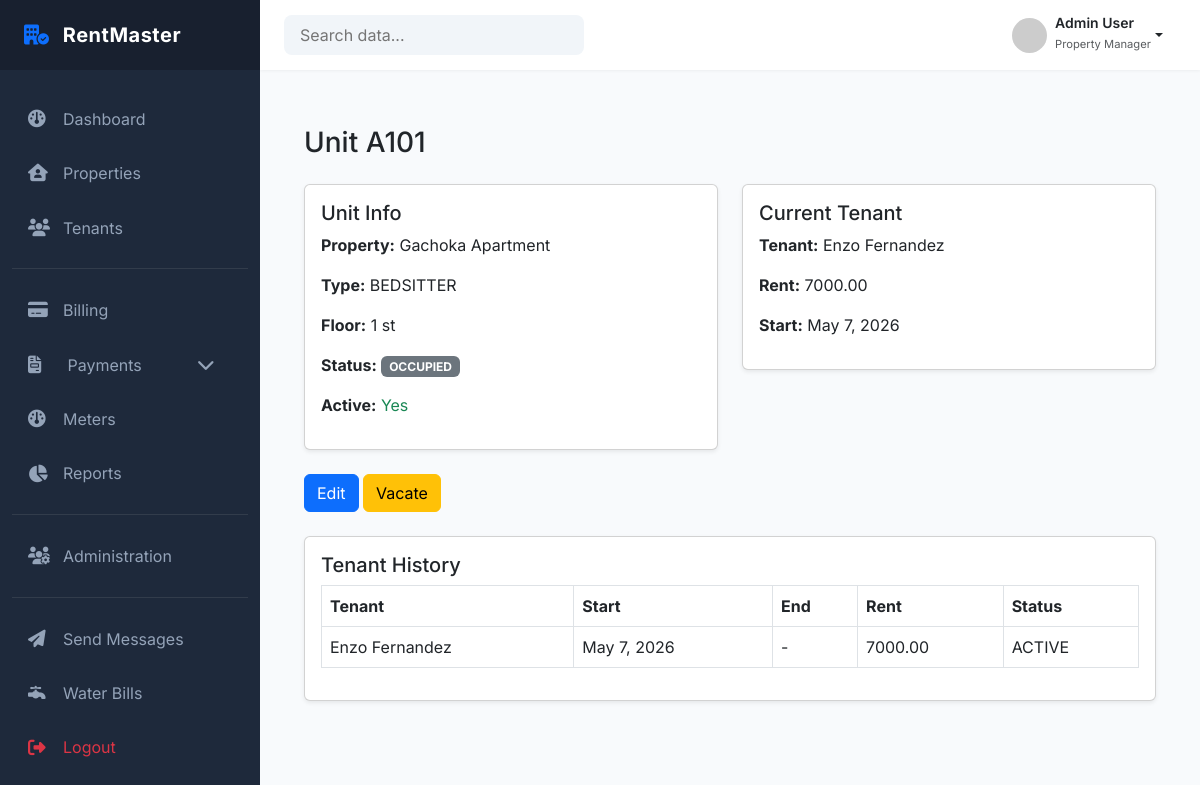
The app's page /properties/units/1/ (signed in) with its own data.
### properties/models.py (models this page shows, shortened)
class Unit(models.Model):
    property = models.ForeignKey(
        Property,
        on_delete=models.PROTECT,
        related_name="units"
    )
    unit_number = models.CharField(max_length=20)
    unit_type = models.CharField(
        max_length=50,
        choices=UnitType.choices
    )
    status = models.CharField(
        max_length=50,
        choices=UnitStatus.choices,
        default=UnitStatus.VACANT
    )
    floor = models.CharField(max_length=20, blank=True)
    is_active = models.BooleanField(default=True)
    created_at = models.DateTimeField(auto_now_add=True)
    class Meta:
        constraints = [
            UniqueConstraint(
                fields=["property", "unit_number"],
                name="unique_unit_number_per_property"
            )
        ]
        ordering = ["unit_number"]

class Property(models.Model):
    landlord = models.ForeignKey(
        settings.AUTH_USER_MODEL,
        on_delete=models.PROTECT,
        related_name="properties",
        limit_choices_to={"role": "LANDLORD"}
    )
    name = models.CharField(max_length=150)
    description = models.TextField(blank=True)
    address_line_1 = models.CharField(max_length=250)
    address_line_2 = models.CharField(max_length=255, blank=True)
    country = models.CharField(max_length=100)
    county = models.CharField(max_length=100, blank=True)
    postal_code = models.CharField(max_length=20, blank=True)
    is_active = models.BooleanField(default=True)
    created_at = models.DateTimeField(auto_now_add=True)
    updated_at = models.DateTimeField(auto_now=True)
    class Meta:
        constraints = [
            UniqueConstraint(
                fields=["landlord", "name"],
                name="unique_property_name_per_landlord"
            )
        ]
        ordering = ["-created_at"]

### tenants/models.py (models this page shows, shortened)
class Tenancy(models.Model):
    tenant = models.ForeignKey(
        "Tenant",
        on_delete=models.PROTECT,
        related_name="tenancies"
    )
    unit = models.ForeignKey(
        Unit,
        on_delete=models.PROTECT,
        related_name="tenancies"
    )
    start_date = models.DateField() # when tenancy officially begins
    end_date = models.DateField(null=True, blank=True) # when tenancy ends
    rent_amount = models.DecimalField(max_digits=12, decimal_places=2)
    status = models.CharField(
        max_length=20,
        choices=TenancyStatus.choices,
        default=TenancyStatus.ACTIVE
    )
    created_by = models.ForeignKey(
        settings.AUTH_USER_MODEL,
        on_delete=models.PROTECT,
        related_name="created_tenancies"
    )
    created_at = models.DateTimeField(auto_now_add=True)
    updated_at = models.DateTimeField(auto_now=True)
    class Meta:
        ordering = ["-start_date"]
        constraints = [
            models.UniqueConstraint(
                fields=["unit"],
                condition=Q(status="ACTIVE"),
                name="unique_active_tenancy_per_unit"
            ),
            models.UniqueConstraint(
                fields=["tenant"],
                condition=Q(status="ACTIVE"),
                name="unique_active_tenancy_per_tenant"
            )
        ]

class Tenant(models.Model):
    first_name = models.CharField(max_length=100)
    last_name = models.CharField(max_length=100)
    landlord = models.ForeignKey(
        settings.AUTH_USER_MODEL,
        on_delete=models.PROTECT,
        limit_choices_to={"role": "LANDLORD"},
        related_name="tenants"
    )
    phone_number = models.CharField(max_length=20)
    email = models.EmailField(blank=True)
    id_number = models.CharField(max_length=50)
    date_of_birth = models.DateField(null=True, blank=True)
    is_active = models.BooleanField(default=True)
    created_at = models.DateTimeField(auto_now_add=True)
    created_by = models.ForeignKey(
        settings.AUTH_USER_MODEL,
        on_delete=models.PROTECT
    )
    class Meta:
        constraints = [
            UniqueConstraint(
                fields=["id_number", "landlord"],
                name="unique_id_per_landlord"
            ),
            UniqueConstraint(
                fields=["phone_number", "landlord"],
                name="unique_phone_per_landlord"
            )
        ]
    def __str__(self):
        return f"{self.first_name} {self.last_name}"

### properties/views.py (the view)
# urls.py: path('units/<int:unit_id>/', views.unit_detail, name='unit_detail'),
@login_required
def unit_detail(request, unit_id):
    data = get_unit_details(unit_id)
    return render(request, 'properties/unit_detail.html', data)

### properties/services/unit_service.py (called while the page is built)
def get_unit_details(unit_id):
    unit = get_object_or_404(
        Unit.objects.select_related('property'),
        id=unit_id
    )
    tenancies = unit.tenancies.select_related('tenant').all()
    active_tenancy = None
    for tenancy in tenancies:
        if tenancy.status == TenancyStatus.ACTIVE:
            active_tenancy = tenancy
            break
    return {
        "unit": unit,
        "active_tenancy": active_tenancy,
        "tenancies": tenancies
    }

### templates/properties/unit_detail.html (shortened to what this page needs)
{% extends "dashboard/base_dashboard.html" %}
{% block content %}
<div class="container mt-4">
  <h3 class="mb-4">Unit {{ unit.unit_number }}</h3>
  <div class="row">
    <div class="col-md-6">
      <div class="card shadow-sm mb-4">
        <div class="card-body">
          <h5>Unit Info</h5>
          <p><strong>Property:</strong> {{ unit.property.name }}</p>
          <p><strong>Type:</strong> {{ unit.unit_type }}</p>
          <p><strong>Floor:</strong>
            {{ unit.floor }}
            {% if unit.floor == '1' %}
                st
            {% elif unit.floor == '2' %}
                nd
            {% elif unit.floor == '3' %}
                rd
            {% else %}
                th
            {% endif %}
            </p>
          <p>
            <strong>Status:</strong>
            <span class="badge bg-secondary">{{ unit.status }}</span>
          </p>
          <p>
            <strong>Active:</strong>
            {% if unit.is_active %}
            <span class="text-success">Yes</span>
            {% else %}
            <span class="text-danger">No</span>
            {% endif %}
          </p>
        </div>
      </div>
    </div>
    <div class="col-md-6">
      <div class="card shadow-sm mb-4">
        <div class="card-body">
          <h5>Current Tenant</h5>
          {% if active_tenancy %}
          <p><strong>Tenant:</strong> {{ active_tenancy.tenant }}</p>
          <p><strong>Rent:</strong> {{ active_tenancy.rent_amount }}</p>
          <p><strong>Start:</strong> {{ active_tenancy.start_date }}</p>
          {% else %}
          <p class="text-muted">No active tenant</p>
          {% endif %}
        </div>
      </div>
    </div>
  </div>
  <div class="mb-4">
    <a href="{% url 'properties:edit_unit' unit.id %}" class="btn btn-primary">Edit</a>
    {% if unit.status == "OCCUPIED" %}
    <a href="{% url 'properties:vacate_unit' unit.id %}" class="btn btn-warning">Vacate</a>
    {% endif %}
  </div>
  <div class="card shadow-sm">
    <div class="card-body">
      <h5>Tenant History</h5>
      <table class="table table-bordered">
        <thead>
          <tr>
            <th>Tenant</th>
            <th>Start</th>
            <th>End</th>
            <th>Rent</th>
            <th>Status</th>
          </tr>
        </thead>
        <tbody>
          {% for t in tenancies %}
          <tr>
            <td>{{ t.tenant }}</td>
            <td>{{ t.start_date }}</td>
            <td>{{ t.end_date|default:"-" }}</td>
            <td>{{ t.rent_amount }}</td>
            <td>{{ t.status }}</td>
          </tr>
          {% empty %}
          <tr>
            <td colspan="5" class="text-center">No history</td>
          </tr>
          {% endfor %}
        </tbody>
      </table>
    </div>
  </div>
</div>
{% endblock %}

### static/dashboard/css/dashboard.css (style rules this page uses)
:root { --sidebar-width: 260px; --primary-color: #2563eb; --dark-blue: #1e293b; --light-bg: #f8fafc; --top-navbar-height: 70px; }
body { font-family: "Inter", sans-serif; background-color: var(--light-bg); overflow-x: hidden; }

### records on screen
Unit: unit_number "A101", property.name "Gachoka Apartment", unit_type "BEDSITTER", floor "1", status "OCCUPIED"
Tenancy: tenant "Enzo Fernandez", rent_amount "7000.00", start_date "May 7, 2026", end_date "-", status "ACTIVE"
